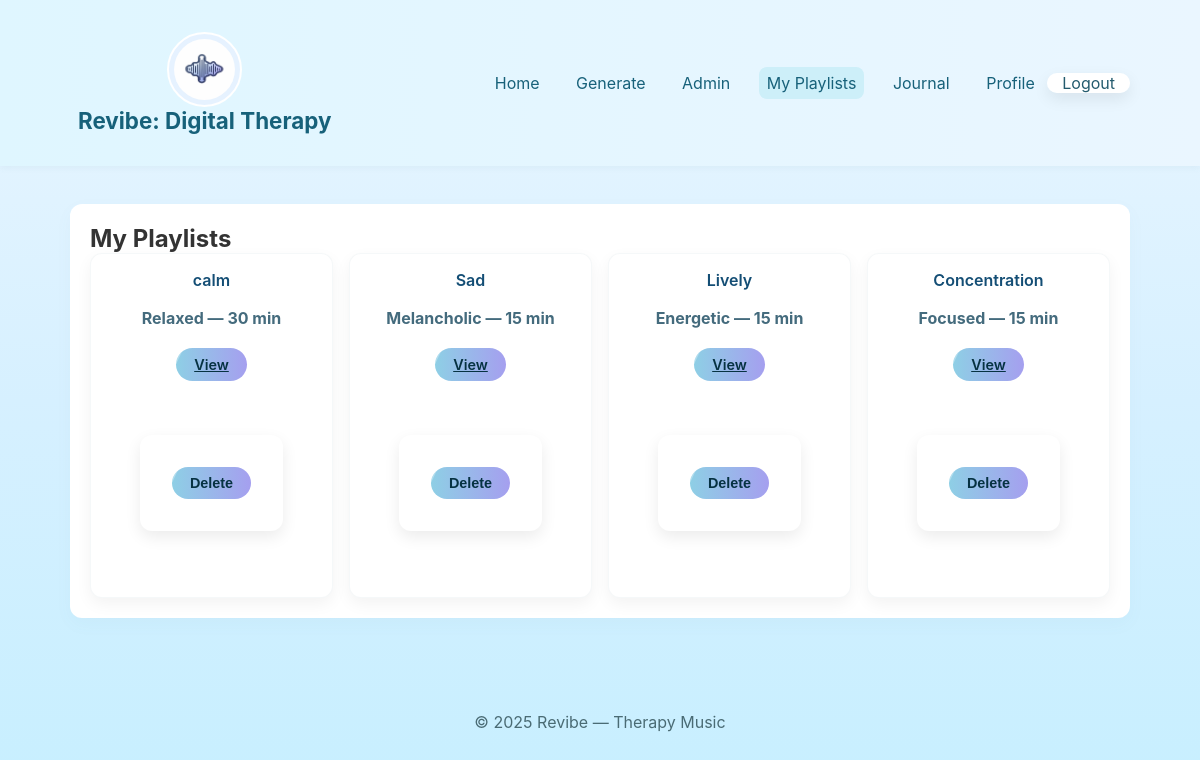
The page /myplaylist/ (signed in) on the database as committed earlier.
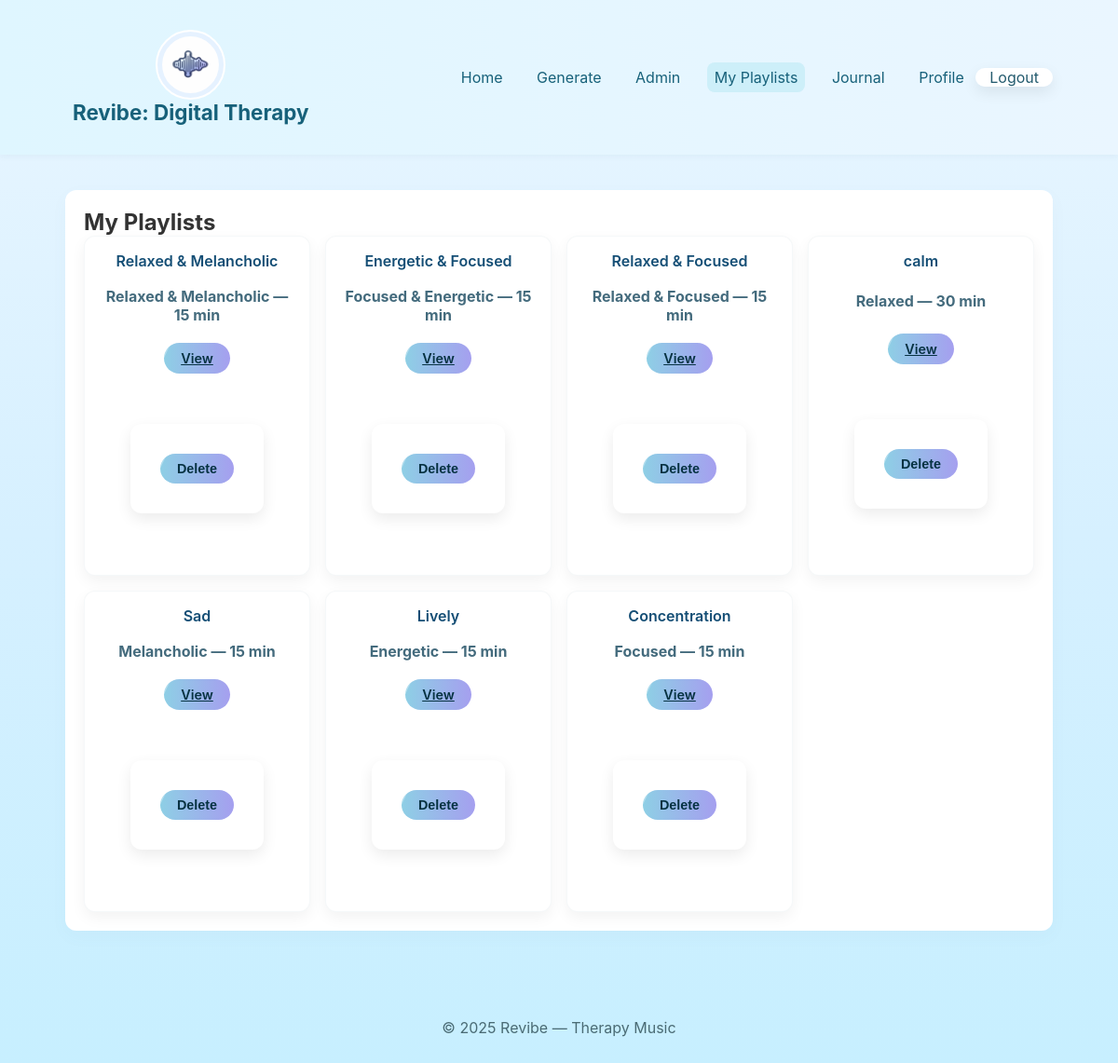
The same page on the database as committed later.
### revibe_app/models.py (models this page shows, shortened)
class Playlist(models.Model):
    title = models.CharField(max_length=200)
    mood = models.CharField(max_length=50, choices=MOOD_CHOICES)
    duration = models.PositiveIntegerField()
    songs = models.ManyToManyField(Song, blank=True)
    cover = models.ImageField(upload_to="playlist_cover/", blank=True, null=True)
    created_by = models.ForeignKey(User, on_delete=models.CASCADE, related_name='playlists')
    created_at = models.DateTimeField(auto_now_add=True)

### revibe_app/views.py (the view)
# urls.py: path('myplaylist/', views.myplaylist, name='myplaylist'),
@login_required
def myplaylist(request):
    playlists = Playlist.objects.filter(created_by=request.user).order_by('-created_at')
    return render(request, 'revibe_app/myplaylist.html', {'playlists': playlists})

### revibe_app/templates/revibe_app/myplaylist.html (shortened to what this page needs)
{% extends 'revibe_app/base.html' %}
{% block content %}
<section class="section">
  <h2>My Playlists</h2>
  <div class="playlist">
    {% for p in playlists %}
      <div class="card">
        <h4>{{ p.title }}</h4>
        <p>{{ p.mood }} — {{ p.duration }} min</p>
        <p>
          <a class="btn" href="{% url 'playlist_detail' p.pk %}">View</a>
          <form method="post" action="{% url 'playlist_delete' p.pk %}" style="display:inline">{% csrf_token %}<button class="btn" type="submit">Delete</button></form>
        </p>
      </div>
    {% empty %}
      <p>No playlists yet.</p>
    {% endfor %}
  </div>
</section>
{% endblock %}

### revibe_app/templates/revibe_app/base.html (shortened to what this page needs)
{% load static %}
<!doctype html>
<html lang="en">
<head>
  <link rel="stylesheet" href="{% static 'revibe_app/css/style.css' %}">
</head>
<body>
  <header class="site-header">
    <div class="container header-inner">
      <a class="brand" href="{% url 'index' %}">
         <img src="{% static 'revibe_app/image/symbol final.png' %}" alt="" class="logo-circle">
          <span>Revibe: Digital Therapy</span>
      </a>
      <nav class="nav">
        <a class="{% if request.path == '/' %}active{% endif %}" href="{% url 'index' %}">Home</a>
        <a class="{% if request.path == '/generate/' %}active{% endif %}" href="{% url 'generate' %}">Generate</a>
       {% if user.is_authenticated %}
       {% if user.is_superuser %}
       <a href="/admin">Admin</a>
       {% endif %}
  <a class="{% if request.path == '/myplaylist/' %}active{% endif %}" href="{% url 'myplaylist' %}">My Playlists</a>
  <a class="{% if request.path == '/journal/' %}active{% endif %}" href="{% url 'journal' %}">Journal</a>
  <a class="{% if request.path == '/profile/' %}active{% endif %}" href="{% url 'profile' %}">Profile</a>
<form action="{% url 'logout' %}" method="post" class="logout-form">
  <button type="submit">Logout</button>
</form>
{% else %}
  <a class="{% if request.path == '/login/' %}active{% endif %}" href="{% url 'login' %}">Login</a>
  <a class="{% if request.path == '/signup/' %}active{% endif %}" href="{% url 'signup' %}">Sign up</a>
{% endif %}
      </nav>
    </div>
  </header>
  <main class="container">
    {% block content %}{% endblock %}
  </main>
  <footer class="site-footer">
    <div class="container">
      <p>© 2025 Revibe — Therapy Music</p>
    </div>
  </footer>
</body>
</html>

### revibe_app/static/revibe_app/css/style.css (style rules this page uses)
* { box-sizing:border-box;margin:0;padding:0 }
body { font-family:Inter, 'Segoe UI', Arial, sans-serif;background:linear-gradient(180deg, #EAF6FF, #D6F0FF, #C7EFFF);color:#333;min-height:100vh }
.container { max-width:1100px;margin:0 auto;padding:20px }
.site-header { background:linear-gradient(90deg,#DFF6FF,#EAF6FF);padding:12px 0;box-shadow:0 2px 6px rgba(100,140,160,0.08);margin-bottom:18px }
.header-inner { display:flex;align-items:center;justify-content:space-between }
.brand { font-weight:700;color:#17617A;font-size:1.4rem;text-decoration:none;padding-left:8px }
.nav a { color:#17617A;text-decoration:none;margin-left:16px;padding:6px 8px;border-radius:8px }
.nav a.active { background:#CDEFF9 }
.btn { display: inline-block;background: linear-gradient(90deg,#8ECFE5,#A59FEF);color:#063242;padding:8px 20px;border-radius:20px;border:none;font-weight:600;text-align: center; margin:12px auto 0; width:auto;cursor:pointer }
.section { background:#fff;padding:20px;border-radius:12px;box-shadow:0 6px 18px rgba(100,140,160,0.04);margin-bottom:18px }
.playlist { display:grid;grid-template-columns:repeat(auto-fit,minmax(220px,1fr));gap:16px;width: 100%;color: #222;font-weight:700;text-align: center }
.card { background:#fff;border-radius:10px;padding:14px;border:1px solid rgba(20,80,100,0.04);box-shadow:0 6px 12px rgba(20,80,100,0.03) }
.card { background: #fff; border-radius: 10px; padding: 14px; border: 1px solid rgba(20,80,100,0.04); box-shadow: 0 6px 12px rgba(20,80,100,0.03); display: flex; flex-direction: column; justify-content: space-between; align-items: center; text-align: center; gap: 10px; min-height: 140px; }
.card h4 { margin: 0 0 8px 0; color: #144e75; font-weight: 600; width: 100%; }
.card p { margin: 0 0 10px 0; color: #446b7d; width: 100%; }
.card .btn { padding: 8px 18px; font-size: 0.9rem; border-radius: 18px; margin-top: auto; align-self: center; display: inline-block; }
.site-footer { margin-top:24px;padding:12px 0;text-align:center;color:#4a6b74 }
.card { background: #fff; border-radius: 12px; padding: 16px; box-shadow: 0 6px 16px rgba(0, 0, 0, 0.05); transition: transform 0.3s ease, box-shadow 0.3s ease; }
form { background: #fff; padding: 32px; border-radius: 12px; box-shadow: 0 6px 16px rgba(0,0,0,0.08); max-width: 500px; margin: 30px auto; }
form button, form input[type="submit"] { background: linear-gradient(90deg, #48c6ef, #6f86d6); border: none; color: #fff; padding: 10px 18px; border-radius: 8px; font-size: 1rem; cursor: pointer; transition: transform 0.2s ease, box-shadow 0.2s ease; }
.brand { font-size: 1.8rem; font-weight: 700; color: #0077b6; text-decoration: none; }
.btn { display: inline-block; background: linear-gradient(90deg, #8ECFE5, #A59FEF); color: #063242; padding: 10px 24px; border-radius: 30px; border: none; font-weight: 600; text-align: center; margin: 12px auto 0; cursor: pointer; position: relative; overflow: hidden; transition: transform 0.3s ease; }
.btn::after { content: ""; position: absolute; top: 0; left: -150%; width: 150%; height: 100%; background: rgba(255, 255, 255, 0.3); transform: skewX(-25deg); transition: left 0.6s ease; }
.brand { display: flex; flex-direction: column; align-items: center; text-decoration: none; font-weight: 700; font-size: 1.4rem; color: #17617A; }
.logo-circle { width: 75px; height: 75px; border-radius: 50%; object-fit: cover; border: 2px solid #fff; background: #e6f2ff; padding: 5px; }
.logout-form { display: inline; margin: 0; padding: 0; }
.logout-form button { background: none; border: none; color: #245b6e; font: inherit; cursor: pointer; padding: 0 15px; }

Rows that differ between the two databases and show on the page:
added Playlist: title "Relaxed & Melancholic", mood "Relaxed & Melancholic", duration "15"
added Playlist: title "Energetic & Focused", mood "Focused & Energetic", duration "15"
added Playlist: title "Relaxed & Focused", mood "Relaxed & Focused", duration "15"
